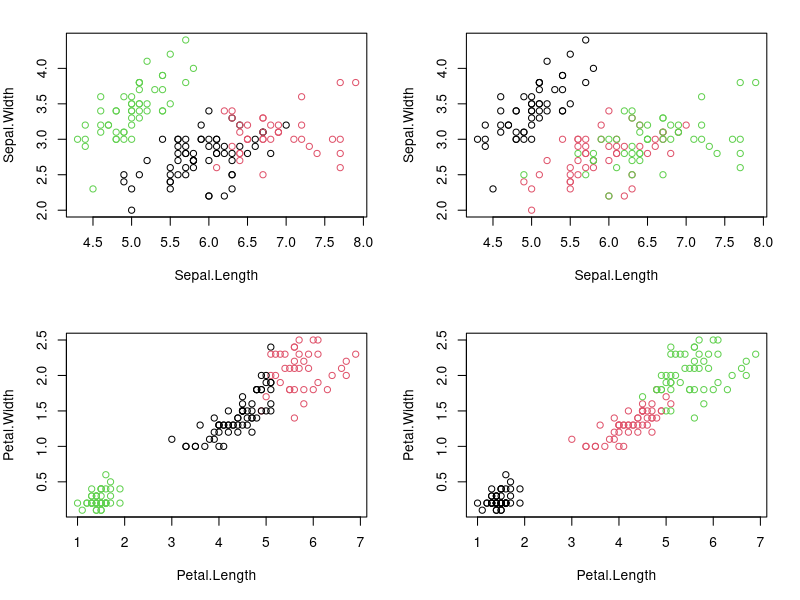
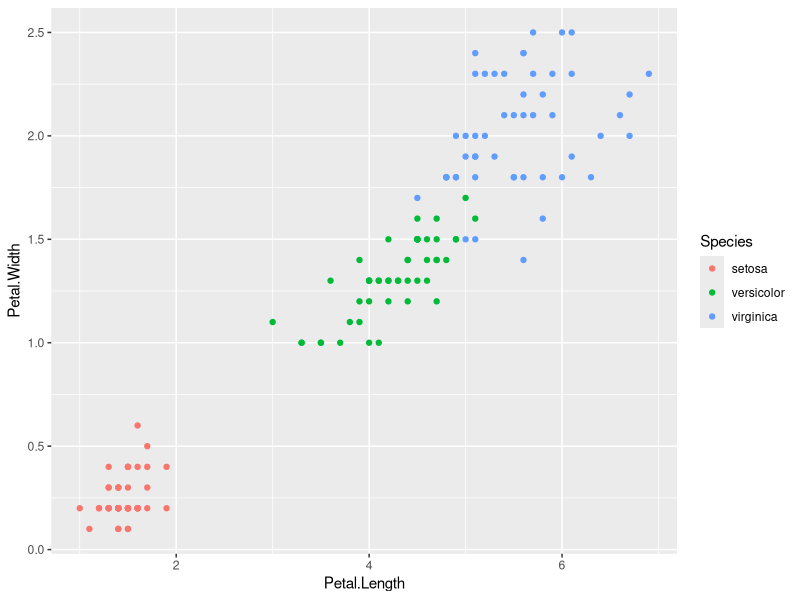
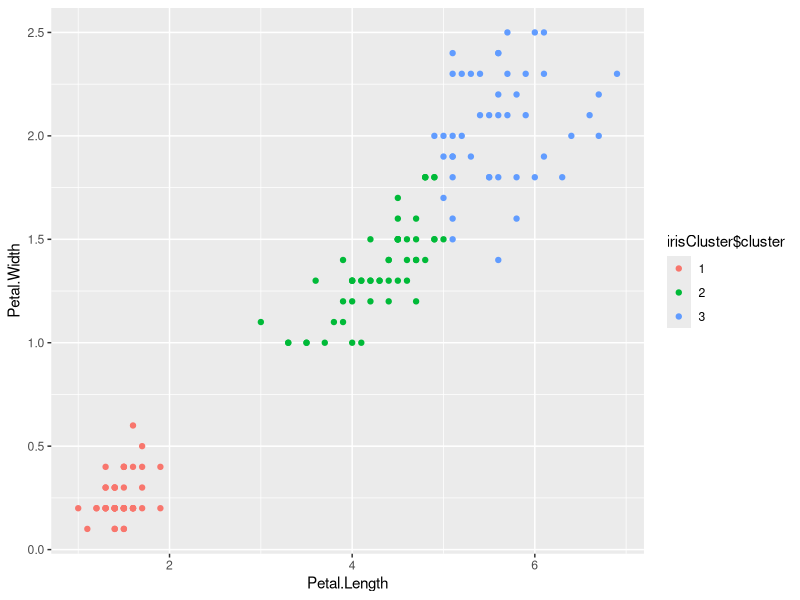

The R source for these figures, in order:
require('datasets')
data(iris)
str(iris)
summary(iris)
irisdata <- iris[,c(1,2,3,4)]
irisclass <- iris[,"Species"]
head(irisdata)
head(irisclass)
result <- kmeans(irisdata,3)
result$size
result$cluster

par(mfrow=c(2,2),mar=c(5,4,2,2))
plot(irisdata[c(1,2)],col=result$cluster)
plot(irisdata[c(1,2)],col=irisclass)
plot(irisdata[c(3,4)],col=result$cluster)
plot(irisdata[c(3,4)],col=irisclass)
table(result$cluster,irisclass)

library(ggplot2)
ggplot(iris,aes(Petal.Length,Petal.Width,color=Species))+geom_point()
set.seed(20)
irisCluster <-kmeans(iris[,3:4],3,20)
irisCluster
table(irisCluster$cluster,iris$Species)
irisCluster$cluster<-as.factor(irisCluster$cluster)
ggplot(iris,aes(Petal.Length,Petal.Width,color=irisCluster$cluster))+geom_point()